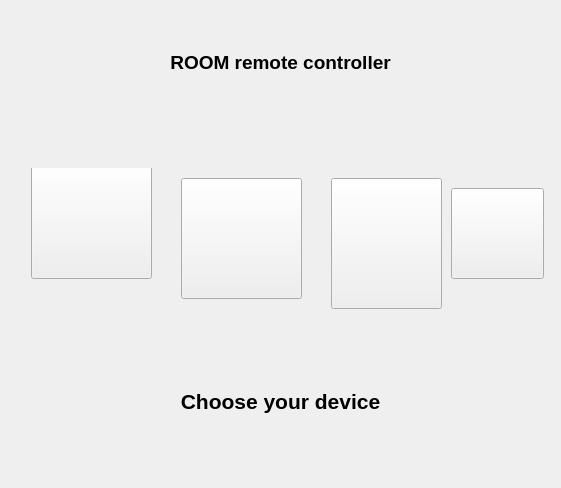
<?xml version="1.0" encoding="UTF-8"?>
<ui version="4.0">
 <class>Form</class>
 <widget class="QWidget" name="Form">
  <property name="geometry">
   <rect>
    <x>0</x>
    <y>0</y>
    <width>561</width>
    <height>488</height>
   </rect>
  </property>
  <property name="windowTitle">
   <string>Form</string>
  </property>
  <layout class="QGridLayout" name="gridLayout">
   <item row="0" column="0">
    <layout class="QVBoxLayout" name="verticalLayout">
     <item>
      <layout class="QHBoxLayout" name="horizontalLayout">
       <item alignment="Qt::AlignVCenter">
        <widget class="QLabel" name="label_2">
         <property name="text">
          <string>&lt;html&gt;&lt;head/&gt;&lt;body&gt;&lt;p align=&quot;center&quot;&gt;&lt;span style=&quot; font-size:14pt; font-weight:600;&quot;&gt;ROOM remote controller&lt;/span&gt;&lt;/p&gt;&lt;p align=&quot;center&quot;&gt;&lt;span style=&quot; font-size:14pt; font-weight:600;&quot;&gt;&lt;br/&gt;&lt;/span&gt;&lt;/p&gt;&lt;/body&gt;&lt;/html&gt;</string>
         </property>
        </widget>
       </item>
      </layout>
     </item>
     <item>
      <widget class="QWidget" name="widget" native="true">
       <widget class="QPushButton" name="ACButton">
        <property name="geometry">
         <rect>
          <x>320</x>
          <y>10</y>
          <width>111</width>
          <height>131</height>
         </rect>
        </property>
        <property name="styleSheet">
         <string notr="true">border-image: url(:/icon/aircon.png);</string>
        </property>
        <property name="text">
         <string/>
        </property>
       </widget>
       <widget class="QPushButton" name="TVButton">
        <property name="geometry">
         <rect>
          <x>170</x>
          <y>10</y>
          <width>121</width>
          <height>121</height>
         </rect>
        </property>
        <property name="styleSheet">
         <string notr="true">border-image: url(:/icon/tv.png);</string>
        </property>
        <property name="text">
         <string/>
        </property>
       </widget>
       <widget class="QPushButton" name="ProjectorButton">
        <property name="geometry">
         <rect>
          <x>20</x>
          <y>-10</y>
          <width>121</width>
          <height>121</height>
         </rect>
        </property>
        <property name="autoFillBackground">
         <bool>false</bool>
        </property>
        <property name="styleSheet">
         <string notr="true">border-image: url(:/icon/projector.png);</string>
        </property>
        <property name="text">
         <string/>
        </property>
       </widget>
       <widget class="QPushButton" name="CameraButton">
        <property name="geometry">
         <rect>
          <x>440</x>
          <y>20</y>
          <width>93</width>
          <height>91</height>
         </rect>
        </property>
        <property name="styleSheet">
         <string notr="true">border-image: url(:/icon/cam.png);</string>
        </property>
        <property name="text">
         <string/>
        </property>
       </widget>
      </widget>
     </item>
     <item>
      <layout class="QHBoxLayout" name="horizontalLayout_2">
       <item>
        <widget class="QLabel" name="label">
         <property name="lineWidth">
          <number>6</number>
         </property>
         <property name="text">
          <string>&lt;html&gt;&lt;head/&gt;&lt;body&gt;&lt;p&gt;&lt;span style=&quot; font-size:16pt; font-weight:600;&quot;&gt;Choose your device&lt;/span&gt;&lt;/p&gt;&lt;/body&gt;&lt;/html&gt;</string>
         </property>
         <property name="textFormat">
          <enum>Qt::AutoText</enum>
         </property>
         <property name="scaledContents">
          <bool>false</bool>
         </property>
         <property name="alignment">
          <set>Qt::AlignCenter</set>
         </property>
        </widget>
       </item>
      </layout>
     </item>
    </layout>
   </item>
  </layout>
 </widget>
 <resources>
  <include location="room.qrc"/>
 </resources>
 <connections/>
</ui>
